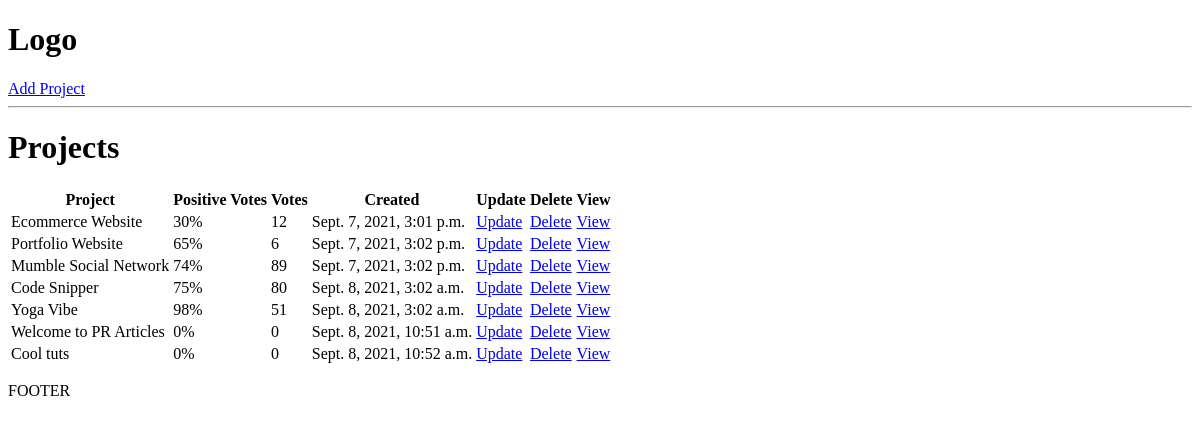
The app's page /, older data.
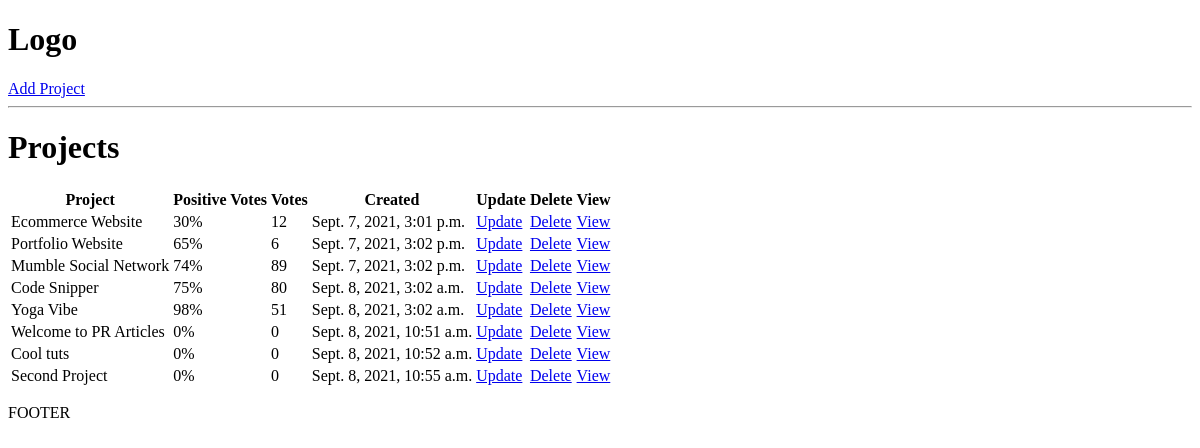
The same page, newer data.
### projects/models.py (models this page shows, shortened)
class Project(models.Model):
    title = models.CharField(max_length=200)
    description = models.TextField(null=True, blank=True)
    demo_link = models.CharField(max_length=2000, null=True, blank=True)
    source_link = models.CharField(max_length=2000, null=True, blank=True)
    tags = models.ManyToManyField('Tag',blank=True)
    vote_total = models.IntegerField(default=0, null=True, blank=True)
    vote_ratio = models.IntegerField(default=0, null=True, blank=True)
    created = models.DateTimeField(auto_now_add=True)
    id = models.UUIDField(default=uuid.uuid4, unique=True, primary_key=True, editable=False)

### projects/views.py (the view)
# urls.py: path('',include('projects.urls'))
def projects(request):
    projects = Project.objects.all()
    context = {'projects': projects}
    return render(request, 'projects/projects.html', context)

### projects/templates/projects/projects.html
{% extends 'main.html' %}
{% block content %}
<h1>Projects</h1>
<table>
    <tr>
        <th>Project</th>
        <th>Positive Votes</th>
        <th>Votes</th>
        <th>Created</th>
        <th>Update</th>
        <th>Delete</th>
        <th>View</th>
    </tr>
    {% for project in projects %}
    <tr>
        <td>{{ project.title }}</td>
        <td>{{ project.vote_ratio }}%</td>
        <td>{{ project.vote_total }}</td>
        <td>{{ project.created }}</td>
        <td><a href="{% url 'update-project' project.id %}">Update</a></td>
        <td><a href="{% url 'delete-project' project.id %}">Delete</a></td>
        <td><a href="{% url 'project' project.id %}">View</a></td>
    </tr>
    {% endfor %}
</table>
{% endblock content %}

Row changes from the older to the newer data that the page shows:
added Project: title "Second Project", vote_ratio "0", vote_total "0", created "Sept. 8, 2021, 10:55 a.m."
